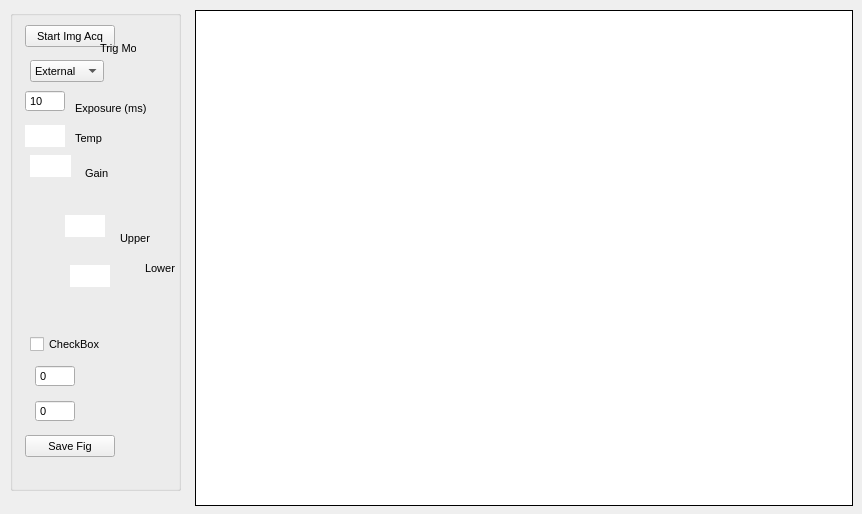
<?xml version="1.0" encoding="UTF-8"?>
<ui version="4.0">
 <class>CamWin</class>
 <widget class="QWidget" name="CamWin">
  <property name="enabled">
   <bool>true</bool>
  </property>
  <property name="geometry">
   <rect>
    <x>0</x>
    <y>0</y>
    <width>862</width>
    <height>514</height>
   </rect>
  </property>
  <property name="sizePolicy">
   <sizepolicy hsizetype="Fixed" vsizetype="Fixed">
    <horstretch>0</horstretch>
    <verstretch>0</verstretch>
   </sizepolicy>
  </property>
  <property name="maximumSize">
   <size>
    <width>9000</width>
    <height>10000</height>
   </size>
  </property>
  <property name="font">
   <font>
    <family>Tahoma</family>
    <pointsize>8</pointsize>
   </font>
  </property>
  <property name="acceptDrops">
   <bool>true</bool>
  </property>
  <property name="windowTitle">
   <string>PCBTest</string>
  </property>
  <property name="windowOpacity">
   <double>1.000000000000000</double>
  </property>
  <property name="layoutDirection">
   <enum>Qt::LeftToRight</enum>
  </property>
  <property name="autoFillBackground">
   <bool>true</bool>
  </property>
  <property name="styleSheet">
   <string notr="true"/>
  </property>
  <widget class="QGroupBox" name="groupBox">
   <property name="geometry">
    <rect>
     <x>10</x>
     <y>10</y>
     <width>171</width>
     <height>481</height>
    </rect>
   </property>
   <property name="sizePolicy">
    <sizepolicy hsizetype="Ignored" vsizetype="Ignored">
     <horstretch>0</horstretch>
     <verstretch>0</verstretch>
    </sizepolicy>
   </property>
   <property name="title">
    <string/>
   </property>
   <widget class="QTextBrowser" name="out_temp">
    <property name="geometry">
     <rect>
      <x>15</x>
      <y>115</y>
      <width>40</width>
      <height>22</height>
     </rect>
    </property>
    <property name="sizePolicy">
     <sizepolicy hsizetype="Fixed" vsizetype="Fixed">
      <horstretch>0</horstretch>
      <verstretch>0</verstretch>
     </sizepolicy>
    </property>
    <property name="minimumSize">
     <size>
      <width>40</width>
      <height>22</height>
     </size>
    </property>
    <property name="font">
     <font>
      <weight>50</weight>
      <bold>false</bold>
     </font>
    </property>
    <property name="acceptDrops">
     <bool>false</bool>
    </property>
    <property name="frameShape">
     <enum>QFrame::NoFrame</enum>
    </property>
    <property name="frameShadow">
     <enum>QFrame::Plain</enum>
    </property>
    <property name="html">
     <string>&lt;!DOCTYPE HTML PUBLIC &quot;-//W3C//DTD HTML 4.0//EN&quot; &quot;http://www.w3.org/TR/REC-html40/strict.dtd&quot;&gt;
&lt;html&gt;&lt;head&gt;&lt;meta name=&quot;qrichtext&quot; content=&quot;1&quot; /&gt;&lt;style type=&quot;text/css&quot;&gt;
p, li { white-space: pre-wrap; }
&lt;/style&gt;&lt;/head&gt;&lt;body style=&quot; font-family:'Tahoma'; font-size:8pt; font-weight:400; font-style:normal;&quot;&gt;
&lt;p style=&quot;-qt-paragraph-type:empty; margin-top:0px; margin-bottom:0px; margin-left:0px; margin-right:0px; -qt-block-indent:0; text-indent:0px;&quot;&gt;&lt;br /&gt;&lt;/p&gt;&lt;/body&gt;&lt;/html&gt;</string>
    </property>
   </widget>
   <widget class="QLabel" name="label_16">
    <property name="geometry">
     <rect>
      <x>75</x>
      <y>155</y>
      <width>41</width>
      <height>16</height>
     </rect>
    </property>
    <property name="font">
     <font>
      <weight>50</weight>
      <bold>false</bold>
     </font>
    </property>
    <property name="text">
     <string>Gain</string>
    </property>
   </widget>
   <widget class="QTextBrowser" name="out_gain">
    <property name="geometry">
     <rect>
      <x>20</x>
      <y>145</y>
      <width>41</width>
      <height>22</height>
     </rect>
    </property>
    <property name="sizePolicy">
     <sizepolicy hsizetype="Fixed" vsizetype="Fixed">
      <horstretch>0</horstretch>
      <verstretch>0</verstretch>
     </sizepolicy>
    </property>
    <property name="minimumSize">
     <size>
      <width>40</width>
      <height>22</height>
     </size>
    </property>
    <property name="font">
     <font>
      <weight>50</weight>
      <bold>false</bold>
     </font>
    </property>
    <property name="acceptDrops">
     <bool>false</bool>
    </property>
    <property name="frameShape">
     <enum>QFrame::NoFrame</enum>
    </property>
    <property name="frameShadow">
     <enum>QFrame::Plain</enum>
    </property>
    <property name="html">
     <string>&lt;!DOCTYPE HTML PUBLIC &quot;-//W3C//DTD HTML 4.0//EN&quot; &quot;http://www.w3.org/TR/REC-html40/strict.dtd&quot;&gt;
&lt;html&gt;&lt;head&gt;&lt;meta name=&quot;qrichtext&quot; content=&quot;1&quot; /&gt;&lt;style type=&quot;text/css&quot;&gt;
p, li { white-space: pre-wrap; }
&lt;/style&gt;&lt;/head&gt;&lt;body style=&quot; font-family:'Tahoma'; font-size:8pt; font-weight:400; font-style:normal;&quot;&gt;
&lt;p style=&quot;-qt-paragraph-type:empty; margin-top:0px; margin-bottom:0px; margin-left:0px; margin-right:0px; -qt-block-indent:0; text-indent:0px;&quot;&gt;&lt;br /&gt;&lt;/p&gt;&lt;/body&gt;&lt;/html&gt;</string>
    </property>
   </widget>
   <widget class="QLabel" name="label_15">
    <property name="geometry">
     <rect>
      <x>65</x>
      <y>120</y>
      <width>51</width>
      <height>16</height>
     </rect>
    </property>
    <property name="font">
     <font>
      <weight>50</weight>
      <bold>false</bold>
     </font>
    </property>
    <property name="text">
     <string>Temp</string>
    </property>
   </widget>
   <widget class="QSpinBox" name="inp_finalPhos">
    <property name="geometry">
     <rect>
      <x>25</x>
      <y>355</y>
      <width>40</width>
      <height>22</height>
     </rect>
    </property>
    <property name="sizePolicy">
     <sizepolicy hsizetype="Fixed" vsizetype="Fixed">
      <horstretch>0</horstretch>
      <verstretch>0</verstretch>
     </sizepolicy>
    </property>
    <property name="maximumSize">
     <size>
      <width>40</width>
      <height>16777215</height>
     </size>
    </property>
    <property name="font">
     <font>
      <weight>50</weight>
      <bold>false</bold>
     </font>
    </property>
    <property name="mouseTracking">
     <bool>true</bool>
    </property>
    <property name="wrapping">
     <bool>false</bool>
    </property>
    <property name="frame">
     <bool>true</bool>
    </property>
    <property name="buttonSymbols">
     <enum>QAbstractSpinBox::NoButtons</enum>
    </property>
    <property name="keyboardTracking">
     <bool>true</bool>
    </property>
    <property name="maximum">
     <number>3000</number>
    </property>
   </widget>
   <widget class="QSpinBox" name="inp_exposure">
    <property name="geometry">
     <rect>
      <x>15</x>
      <y>80</y>
      <width>40</width>
      <height>22</height>
     </rect>
    </property>
    <property name="sizePolicy">
     <sizepolicy hsizetype="Fixed" vsizetype="Fixed">
      <horstretch>0</horstretch>
      <verstretch>0</verstretch>
     </sizepolicy>
    </property>
    <property name="maximumSize">
     <size>
      <width>40</width>
      <height>16777215</height>
     </size>
    </property>
    <property name="font">
     <font>
      <weight>50</weight>
      <bold>false</bold>
     </font>
    </property>
    <property name="mouseTracking">
     <bool>true</bool>
    </property>
    <property name="wrapping">
     <bool>false</bool>
    </property>
    <property name="frame">
     <bool>true</bool>
    </property>
    <property name="buttonSymbols">
     <enum>QAbstractSpinBox::NoButtons</enum>
    </property>
    <property name="keyboardTracking">
     <bool>true</bool>
    </property>
    <property name="maximum">
     <number>2000</number>
    </property>
    <property name="value">
     <number>10</number>
    </property>
   </widget>
   <widget class="QLabel" name="label_11">
    <property name="geometry">
     <rect>
      <x>65</x>
      <y>90</y>
      <width>76</width>
      <height>16</height>
     </rect>
    </property>
    <property name="font">
     <font>
      <weight>50</weight>
      <bold>false</bold>
     </font>
    </property>
    <property name="text">
     <string>Exposure (ms)</string>
    </property>
   </widget>
   <widget class="QPushButton" name="btn_startAcq">
    <property name="geometry">
     <rect>
      <x>15</x>
      <y>15</y>
      <width>90</width>
      <height>22</height>
     </rect>
    </property>
    <property name="sizePolicy">
     <sizepolicy hsizetype="Fixed" vsizetype="Fixed">
      <horstretch>0</horstretch>
      <verstretch>0</verstretch>
     </sizepolicy>
    </property>
    <property name="minimumSize">
     <size>
      <width>90</width>
      <height>22</height>
     </size>
    </property>
    <property name="font">
     <font>
      <weight>50</weight>
      <bold>false</bold>
     </font>
    </property>
    <property name="text">
     <string>Start Img Acq</string>
    </property>
   </widget>
   <widget class="QCheckBox" name="checkBox">
    <property name="geometry">
     <rect>
      <x>20</x>
      <y>325</y>
      <width>71</width>
      <height>18</height>
     </rect>
    </property>
    <property name="text">
     <string>CheckBox</string>
    </property>
   </widget>
   <widget class="QSpinBox" name="inp_finalPhos_2">
    <property name="geometry">
     <rect>
      <x>25</x>
      <y>390</y>
      <width>40</width>
      <height>22</height>
     </rect>
    </property>
    <property name="sizePolicy">
     <sizepolicy hsizetype="Fixed" vsizetype="Fixed">
      <horstretch>0</horstretch>
      <verstretch>0</verstretch>
     </sizepolicy>
    </property>
    <property name="maximumSize">
     <size>
      <width>40</width>
      <height>16777215</height>
     </size>
    </property>
    <property name="font">
     <font>
      <weight>50</weight>
      <bold>false</bold>
     </font>
    </property>
    <property name="mouseTracking">
     <bool>true</bool>
    </property>
    <property name="wrapping">
     <bool>false</bool>
    </property>
    <property name="frame">
     <bool>true</bool>
    </property>
    <property name="buttonSymbols">
     <enum>QAbstractSpinBox::NoButtons</enum>
    </property>
    <property name="keyboardTracking">
     <bool>true</bool>
    </property>
    <property name="maximum">
     <number>3000</number>
    </property>
   </widget>
   <widget class="QPushButton" name="btn_saveFig">
    <property name="geometry">
     <rect>
      <x>15</x>
      <y>425</y>
      <width>90</width>
      <height>22</height>
     </rect>
    </property>
    <property name="sizePolicy">
     <sizepolicy hsizetype="Fixed" vsizetype="Fixed">
      <horstretch>0</horstretch>
      <verstretch>0</verstretch>
     </sizepolicy>
    </property>
    <property name="minimumSize">
     <size>
      <width>90</width>
      <height>22</height>
     </size>
    </property>
    <property name="font">
     <font>
      <weight>50</weight>
      <bold>false</bold>
     </font>
    </property>
    <property name="text">
     <string>Save Fig</string>
    </property>
   </widget>
   <widget class="QComboBox" name="trigModeSelect">
    <property name="geometry">
     <rect>
      <x>20</x>
      <y>50</y>
      <width>74</width>
      <height>22</height>
     </rect>
    </property>
    <item>
     <property name="text">
      <string>External</string>
     </property>
    </item>
    <item>
     <property name="text">
      <string>Internal</string>
     </property>
    </item>
   </widget>
   <widget class="QLabel" name="label_12">
    <property name="geometry">
     <rect>
      <x>90</x>
      <y>30</y>
      <width>36</width>
      <height>16</height>
     </rect>
    </property>
    <property name="font">
     <font>
      <weight>50</weight>
      <bold>false</bold>
     </font>
    </property>
    <property name="text">
     <string>Trig Mode</string>
    </property>
   </widget>
   <widget class="QTextBrowser" name="out_temp_2">
    <property name="geometry">
     <rect>
      <x>55</x>
      <y>205</y>
      <width>40</width>
      <height>22</height>
     </rect>
    </property>
    <property name="sizePolicy">
     <sizepolicy hsizetype="Fixed" vsizetype="Fixed">
      <horstretch>0</horstretch>
      <verstretch>0</verstretch>
     </sizepolicy>
    </property>
    <property name="minimumSize">
     <size>
      <width>40</width>
      <height>22</height>
     </size>
    </property>
    <property name="font">
     <font>
      <weight>50</weight>
      <bold>false</bold>
     </font>
    </property>
    <property name="acceptDrops">
     <bool>false</bool>
    </property>
    <property name="frameShape">
     <enum>QFrame::NoFrame</enum>
    </property>
    <property name="frameShadow">
     <enum>QFrame::Plain</enum>
    </property>
    <property name="html">
     <string>&lt;!DOCTYPE HTML PUBLIC &quot;-//W3C//DTD HTML 4.0//EN&quot; &quot;http://www.w3.org/TR/REC-html40/strict.dtd&quot;&gt;
&lt;html&gt;&lt;head&gt;&lt;meta name=&quot;qrichtext&quot; content=&quot;1&quot; /&gt;&lt;style type=&quot;text/css&quot;&gt;
p, li { white-space: pre-wrap; }
&lt;/style&gt;&lt;/head&gt;&lt;body style=&quot; font-family:'Tahoma'; font-size:8pt; font-weight:400; font-style:normal;&quot;&gt;
&lt;p style=&quot;-qt-paragraph-type:empty; margin-top:0px; margin-bottom:0px; margin-left:0px; margin-right:0px; -qt-block-indent:0; text-indent:0px;&quot;&gt;&lt;br /&gt;&lt;/p&gt;&lt;/body&gt;&lt;/html&gt;</string>
    </property>
   </widget>
   <widget class="QTextBrowser" name="out_temp_3">
    <property name="geometry">
     <rect>
      <x>60</x>
      <y>255</y>
      <width>40</width>
      <height>22</height>
     </rect>
    </property>
    <property name="sizePolicy">
     <sizepolicy hsizetype="Fixed" vsizetype="Fixed">
      <horstretch>0</horstretch>
      <verstretch>0</verstretch>
     </sizepolicy>
    </property>
    <property name="minimumSize">
     <size>
      <width>40</width>
      <height>22</height>
     </size>
    </property>
    <property name="font">
     <font>
      <weight>50</weight>
      <bold>false</bold>
     </font>
    </property>
    <property name="acceptDrops">
     <bool>false</bool>
    </property>
    <property name="frameShape">
     <enum>QFrame::NoFrame</enum>
    </property>
    <property name="frameShadow">
     <enum>QFrame::Plain</enum>
    </property>
    <property name="html">
     <string>&lt;!DOCTYPE HTML PUBLIC &quot;-//W3C//DTD HTML 4.0//EN&quot; &quot;http://www.w3.org/TR/REC-html40/strict.dtd&quot;&gt;
&lt;html&gt;&lt;head&gt;&lt;meta name=&quot;qrichtext&quot; content=&quot;1&quot; /&gt;&lt;style type=&quot;text/css&quot;&gt;
p, li { white-space: pre-wrap; }
&lt;/style&gt;&lt;/head&gt;&lt;body style=&quot; font-family:'Tahoma'; font-size:8pt; font-weight:400; font-style:normal;&quot;&gt;
&lt;p style=&quot;-qt-paragraph-type:empty; margin-top:0px; margin-bottom:0px; margin-left:0px; margin-right:0px; -qt-block-indent:0; text-indent:0px;&quot;&gt;&lt;br /&gt;&lt;/p&gt;&lt;/body&gt;&lt;/html&gt;</string>
    </property>
   </widget>
   <widget class="QLabel" name="label_17">
    <property name="geometry">
     <rect>
      <x>135</x>
      <y>250</y>
      <width>51</width>
      <height>16</height>
     </rect>
    </property>
    <property name="font">
     <font>
      <weight>50</weight>
      <bold>false</bold>
     </font>
    </property>
    <property name="text">
     <string>Lower</string>
    </property>
   </widget>
   <widget class="QLabel" name="label_18">
    <property name="geometry">
     <rect>
      <x>110</x>
      <y>220</y>
      <width>51</width>
      <height>16</height>
     </rect>
    </property>
    <property name="font">
     <font>
      <weight>50</weight>
      <bold>false</bold>
     </font>
    </property>
    <property name="text">
     <string>Upper</string>
    </property>
   </widget>
  </widget>
  <widget class="MatplotlibWidgetCam" name="CamDisplay">
   <property name="geometry">
    <rect>
     <x>195</x>
     <y>10</y>
     <width>658</width>
     <height>496</height>
    </rect>
   </property>
   <property name="sizePolicy">
    <sizepolicy hsizetype="Expanding" vsizetype="Expanding">
     <horstretch>4</horstretch>
     <verstretch>3</verstretch>
    </sizepolicy>
   </property>
   <property name="frameShape">
    <enum>QFrame::Box</enum>
   </property>
   <property name="frameShadow">
    <enum>QFrame::Plain</enum>
   </property>
   <property name="lineWidth">
    <number>1</number>
   </property>
  </widget>
 </widget>
 <layoutdefault spacing="6" margin="11"/>
 <customwidgets>
  <customwidget>
   <class>MatplotlibWidgetCam</class>
   <extends>QGraphicsView</extends>
   <header>MatplotlibWidgetCam</header>
  </customwidget>
 </customwidgets>
 <resources/>
 <connections/>
 <designerdata>
  <property name="gridDeltaX">
   <number>5</number>
  </property>
  <property name="gridDeltaY">
   <number>5</number>
  </property>
  <property name="gridSnapX">
   <bool>true</bool>
  </property>
  <property name="gridSnapY">
   <bool>true</bool>
  </property>
  <property name="gridVisible">
   <bool>true</bool>
  </property>
 </designerdata>
</ui>
